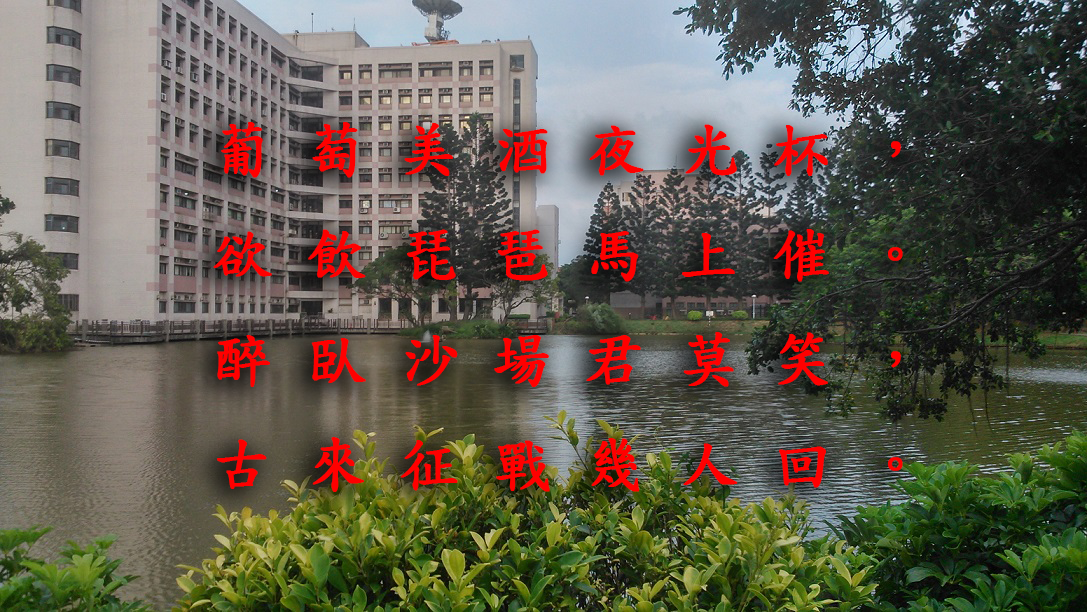
#> input picture h2.png, 1087 x 612 px
$ python HW2_ANS.py
#> lines starting #> are read from the running program, lines starting #| are printed output that depends on the picture; after the words box and inside, x2 and y2 are one past the last pixel; in counts of white or black regions, pixels touching at a corner belong together
import cv2
import numpy as np

m1 = cv2.imread("h2.png", 1)
#> m1 is the input picture: shape (612, 1087, 3); mean B, G, R 78.4, 92.3, 98.8

# 將B跟G都過濾掉
m1[:, :, 2]= cv2.subtract(m1[:, :, 2], m1[:, :, 1])
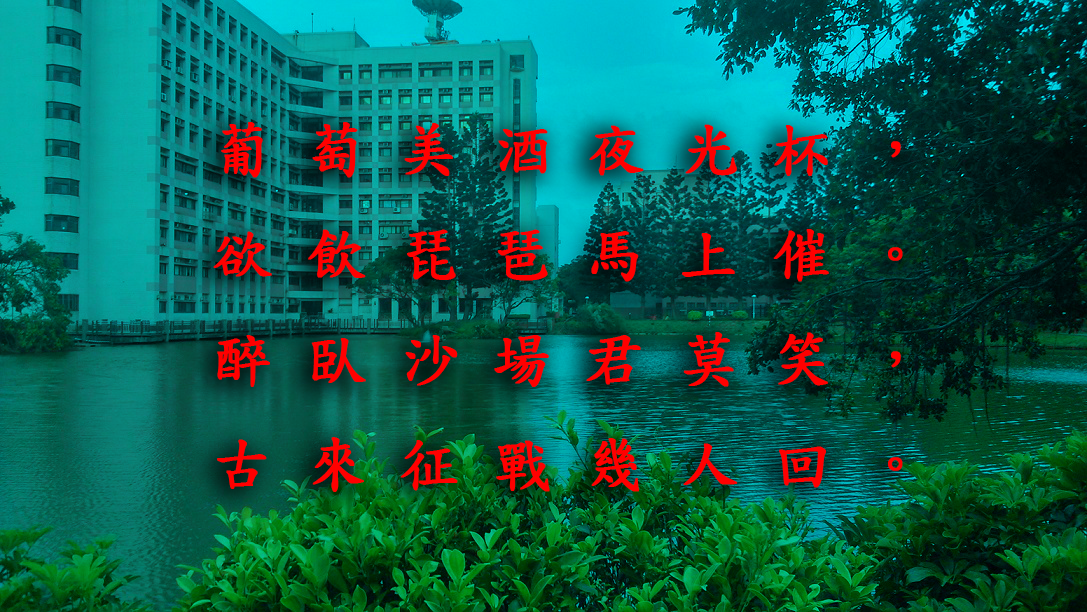
#> m1: shape (612, 1087, 3); mean B, G, R 78.4, 92.3, 13.4
m1[:, :, 2]= cv2.subtract(m1[:, :, 2], m1[:, :, 0])
# 將R過濾掉
m2 = cv2.bitwise_not(m1[:, :, 2])
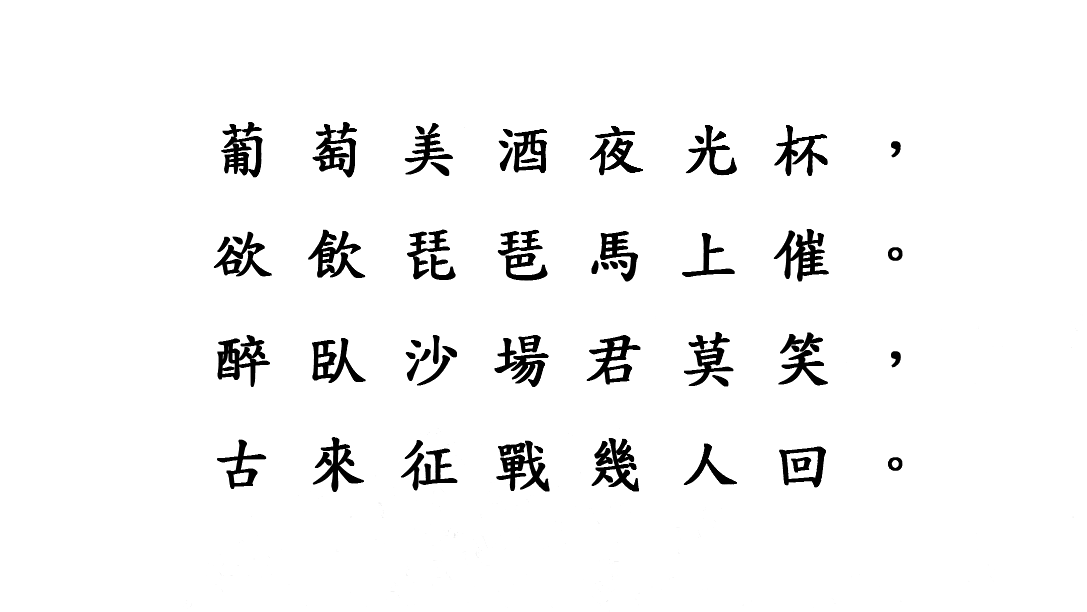
#> m2: shape (612, 1087); min 0, max 255, mean 244.7
m2 = cv2.multiply(m2, np.full(m2.shape, 255, np.uint8))
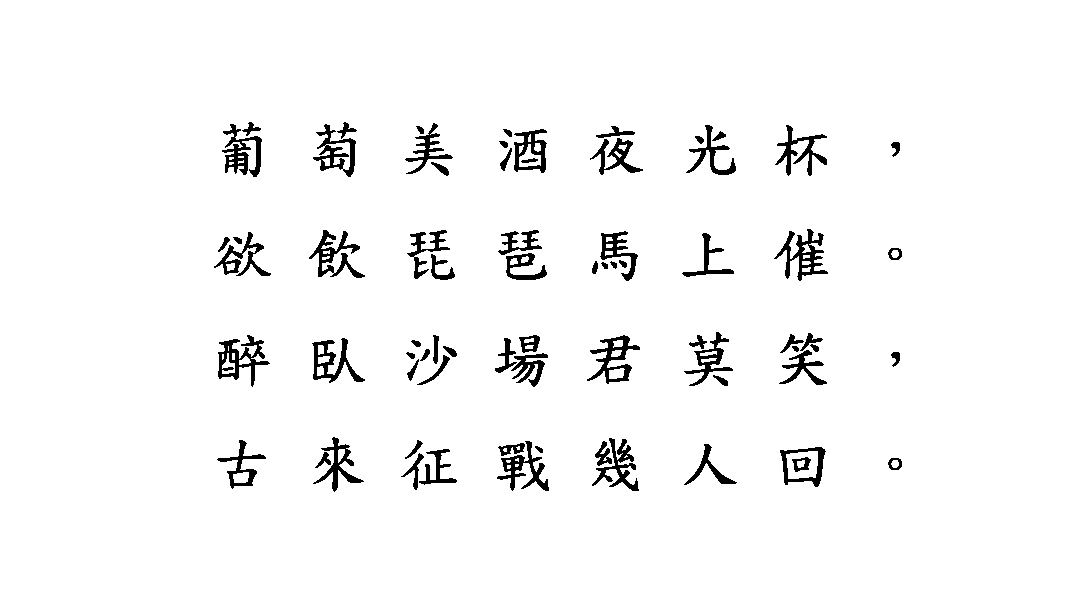
#> m2: shape (612, 1087); 96.6% white; 72 black regions, largest, box (x1, y1, x2, y2) and area: (774, 229, 828, 281) 954, (218, 335, 270, 387) 951, (309, 230, 365, 278) 880

cv2.imshow("Image 2", m2)
cv2.waitKey(0)
cv2.destroyAllWindows()
